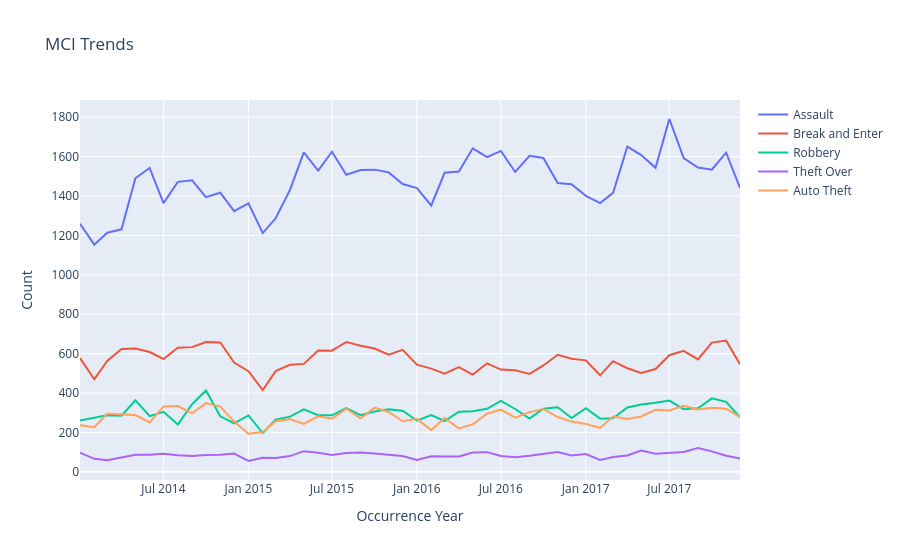

Notebook code for this chart:
### Code cell
# Display the figure
go.Figure(all_data, layout)
